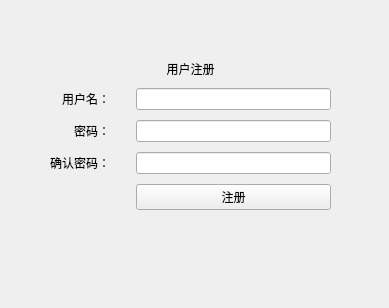
<?xml version="1.0" encoding="UTF-8"?>
<ui version="4.0">
 <class>Form</class>
 <widget class="QWidget" name="Form">
  <property name="geometry">
   <rect>
    <x>0</x>
    <y>0</y>
    <width>389</width>
    <height>308</height>
   </rect>
  </property>
  <property name="windowTitle">
   <string>Form</string>
  </property>
  <widget class="QWidget" name="formLayoutWidget">
   <property name="geometry">
    <rect>
     <x>40</x>
     <y>30</y>
     <width>301</width>
     <height>231</height>
    </rect>
   </property>
   <layout class="QFormLayout" name="formLayout">
    <property name="labelAlignment">
     <set>Qt::AlignRight|Qt::AlignTrailing|Qt::AlignVCenter</set>
    </property>
    <property name="horizontalSpacing">
     <number>26</number>
    </property>
    <property name="verticalSpacing">
     <number>10</number>
    </property>
    <property name="leftMargin">
     <number>10</number>
    </property>
    <property name="topMargin">
     <number>30</number>
    </property>
    <property name="rightMargin">
     <number>10</number>
    </property>
    <item row="0" column="0" colspan="2">
     <widget class="QLabel" name="label">
      <property name="text">
       <string>用户注册</string>
      </property>
      <property name="alignment">
       <set>Qt::AlignCenter</set>
      </property>
     </widget>
    </item>
    <item row="1" column="0">
     <widget class="QLabel" name="label_2">
      <property name="text">
       <string>用户名：</string>
      </property>
     </widget>
    </item>
    <item row="1" column="1">
     <widget class="QLineEdit" name="lineEdit"/>
    </item>
    <item row="2" column="0">
     <widget class="QLabel" name="label_3">
      <property name="text">
       <string>密码：</string>
      </property>
     </widget>
    </item>
    <item row="2" column="1">
     <widget class="QLineEdit" name="lineEdit_2"/>
    </item>
    <item row="3" column="0">
     <widget class="QLabel" name="label_4">
      <property name="text">
       <string>确认密码：</string>
      </property>
     </widget>
    </item>
    <item row="3" column="1">
     <widget class="QLineEdit" name="lineEdit_3"/>
    </item>
    <item row="4" column="1">
     <widget class="QPushButton" name="pushButton">
      <property name="text">
       <string>注册</string>
      </property>
     </widget>
    </item>
   </layout>
  </widget>
 </widget>
 <resources/>
 <connections/>
</ui>
